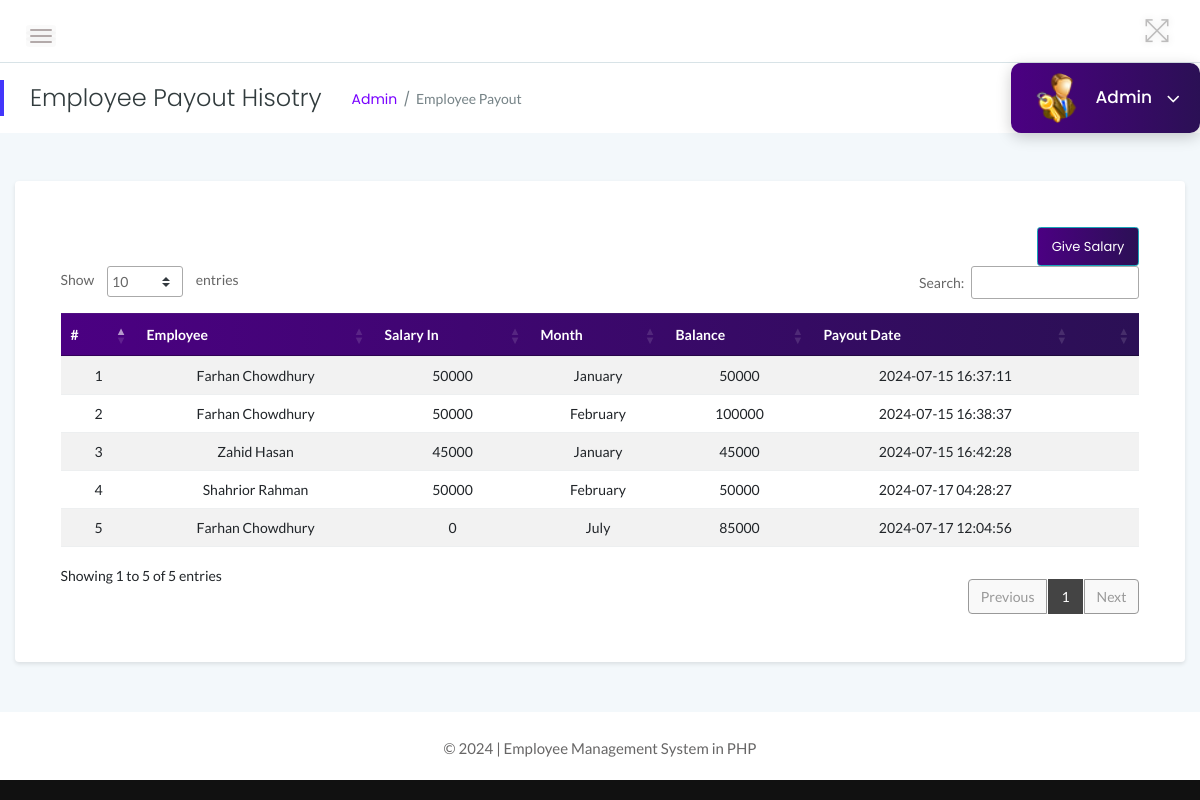
The page /admin/payout.php (signed in) on the database its author committed.
### tables this page shows
CREATE TABLE `employee_salary` (
  `id` int(11) NOT NULL,
  `empId` int(11) NOT NULL,
  `salary_in` double DEFAULT NULL,
  `salary_out` double DEFAULT NULL,
  `balance` double NOT NULL,
  `month` varchar(25) NOT NULL,
  `payout_date` timestamp NOT NULL DEFAULT current_timestamp() ON UPDATE current_timestamp()
);

CREATE TABLE `employees` (
  `id` int(11) NOT NULL,
  `EmpId` varchar(100) NOT NULL,
  `FirstName` varchar(150) NOT NULL,
  `LastName` varchar(150) NOT NULL,
  `Email` varchar(200) NOT NULL,
  `Password` varchar(180) NOT NULL,
  `Gender` varchar(100) NOT NULL,
  `Dob` varchar(100) NOT NULL,
  `Department` varchar(255) NOT NULL,
  `Address` varchar(255) NOT NULL,
  `City` varchar(200) NOT NULL,
  `Phone` char(11) NOT NULL,
  `Status` int(1) NOT NULL,
  `RegDate` timestamp NOT NULL DEFAULT current_timestamp(),
  `salary` decimal(10,0) NOT NULL
);

### admin/payout.php (the view, shortened to what this page needs)
<?php
include('../includes/db_connection.php');
$page_title = "Employee Payout Hisotry";
$breadcrumb = "Employee Payout";
?>
<!DOCTYPE html>
<html lang="en">
<head>
    <link rel="stylesheet" href="../assets/css/bootstrap.min.css">
    <link rel="stylesheet" href="../assets/css/font-awesome.min.css">
    <link rel="stylesheet" href="../assets/css/themify-icons.css">
    <link rel="stylesheet" href="../assets/css/metisMenu.css">
    <link rel="stylesheet" href="../assets/css/owl.carousel.min.css">
    <link rel="stylesheet" href="../assets/css/slicknav.min.css">
    <link rel="stylesheet" href="https://www.amcharts.com/lib/3/plugins/export/export.css" type="text/css" media="all" />
    <link rel="stylesheet" type="text/css" href="https://cdn.datatables.net/1.10.19/css/jquery.dataTables.css">
    <link rel="stylesheet" type="text/css" href="https://cdn.datatables.net/1.10.18/css/dataTables.bootstrap4.min.css">
    <link rel="stylesheet" type="text/css" href="https://cdn.datatables.net/responsive/2.2.3/css/responsive.bootstrap.min.css">
    <link rel="stylesheet" type="text/css" href="https://cdn.datatables.net/responsive/2.2.3/css/responsive.jqueryui.min.css">
    <link rel="stylesheet" href="../assets/css/typography.css">
    <link rel="stylesheet" href="../assets/css/default-css.css">
    <link rel="stylesheet" href="../assets/css/styles.css">
    <link rel="stylesheet" href="../assets/css/responsive.css">
</head>
<body>
    <div class="page-container">
        <div class="main-content">
            <?php include '../admin/layout/header.php'; ?>
            <div class="main-content-inner">
                <div class="row">
                    <div class="col-12 mt-5">
                        <div class="card">
                            <div class="card-body">
                                <div class="data-tables datatable-dark">
                                    <div style="display: flex; justify-content: flex-end;">
                                        <a href="create_employee_salary.php" class="btn btn-sm btn-info">Give Salary</a>
                                    </div>
                                    <table id="dataTable3" class="table table-hover table-striped text-center">
                                        <thead class="text-capitalize">
                                            <tr>
                                                <th>#</th>
                                                <th>Employee</th>
                                                <th>Salary In</th>
                                                <th>Month</th>
                                                <th>Balance</th>
                                                <th>Payout Date</th>
                                                <th></th>
                                            </tr>
                                        </thead>
                                        <tbody>
                                            <?php
                                            $sql = "SELECT es.id, e.FirstName, e.LastName, es.salary_in, es.month, es.balance, es.payout_date FROM employee_salary es JOIN employees e ON es.empId = e.id";
                                            $query = $dbh->prepare($sql);
                                            $query->execute();
                                            $results = $query->fetchAll(PDO::FETCH_OBJ);
                                            $cnt = 1;
                                            if ($query->rowCount() > 0) {
                                                foreach ($results as $result) {
                                            ?>
                                                    <tr>
                                                        <td><?php echo htmlentities($cnt); ?></td>
                                                        <td> <?php echo htmlentities($result->FirstName . " " . $result->LastName); ?>
                                                        </td>
                                                        <td><?php echo htmlentities($result->salary_in); ?></td>
                                                        <td><?php echo htmlentities($result->month); ?></td>
                                                        <td><?php echo htmlentities($result->balance); ?></td>
                                                        <td><?php echo htmlentities($result->payout_date); ?></td>
                                                        <td>
                                                        </td>
                                                    </tr>
                                                <?php $cnt++;
                                                }
                                            } else { ?>
                                                <tr>
                                                    <td colspan="7">No records found</td>
                                                </tr>
                                            <?php } ?>
                                        </tbody>
                                    </table>
                                </div>
                            </div>
                        </div>
                    </div>
                </div>
            </div>
            <?php include '../admin/layout/footer.php'; ?>
        </div>
    </div>
</body>
</html>

### admin/layout/header.php (shortened to what this page needs)
<?php
$query = "SELECT FullName FROM admin WHERE UserName = '" . $_SESSION['admin_login'] . "'";
$result = $dbh->query($query);
$row = $result->fetch(PDO::FETCH_ASSOC);
$full_name = $row['FullName'];
?>
<div class="header-area">
    <div class="row align-items-center">
        <div class="col-md-6 col-sm-8 clearfix">
            <div class="nav-btn pull-left">
                <span></span>
                <span></span>
                <span></span>
            </div>
        </div>
        <div class="col-md-6 col-sm-4 clearfix">
            <ul class="notification-area pull-right">
                <li id="full-view"><i class="ti-fullscreen"></i></li>
            </ul>
        </div>
    </div>
</div>
<div class="page-title-area">
    <div class="row align-items-center">
        <div class="col-sm-6">
            <div class="breadcrumbs-area clearfix">
                <h4 class="page-title pull-left"><?php echo htmlspecialchars($page_title); ?></h4>
                <ul class="breadcrumbs pull-left">
                    <li><a href="dashboard.php">Admin</a></li>
                    <li><span><?php echo htmlspecialchars($breadcrumb); ?></span></li>
                </ul>
            </div>
        </div>
        <div class="col-sm-6 clearfix">
            <div class="user-profile pull-right">
                <img class="avatar user-thumb" src="../assets/images/admin.png" alt="avatar">
                <h4 class="user-name dropdown-toggle" data-toggle="dropdown">
                    <?php echo htmlspecialchars($full_name); ?> <i class="fa fa-angle-down"></i>
                </h4>
            </div>
        </div>
    </div>
</div>

### assets/css/styles.css (style rules this page uses)
.page-container { width: 100%; height: 100%; min-height: 100vh; padding-left: 280px; -webkit-transition: padding-left 0.3s ease 0s; transition: padding-left 0.3s ease 0s; }
.sbar_collapsed.page-container { padding-left: 0; }
.card { display: flex; flex-direction: column; justify-content: center; align-items: center; height: auto; border: none; border-radius: 4px; background-color: #fff; -webkit-transition: all 0.3s ease 0s; transition: all 0.3s ease 0s; box-shadow: 0 2px 4px rgba(0, 0, 0, 0.1); padding: 20px; }
.card-body { padding: 25.6px; padding: 1.6rem; width: 100%; }
.main-content { width: 100%; background: #f3f8fb; }
.main-content-inner { padding: 0 30px 50px; }
.header-area { padding: 15px 30px; background: #fff; border-bottom: 1px solid #d8e3e7; }
.nav-btn { margin: 10px 30px 0 0; cursor: pointer; }
.nav-btn span { display: block; width: 22px; height: 2px; background: #b3aaaa; margin: 4px 0; border-radius: 15px; -webkit-transition: all 0.3s ease 0s; transition: all 0.3s ease 0s; box-shadow: 0 0 0 4px rgba(99, 96, 96, 0.03); }
.nav-btn span:nth-child(2) { opacity: 0; }
.nav-btn span:first-child { -webkit-transform: rotate(45deg) translate(5px, 5px); transform: rotate(45deg) translate(5px, 5px); }
.nav-btn span:last-child { -webkit-transform: rotate(-45deg) translate(3px, -3px); transform: rotate(-45deg) translate(3px, -3px); }
.sbar_collapsed .nav-btn span { transform: none; opacity: 1; }
.notification-area { -webkit-user-select: none; -moz-user-select: none; -ms-user-select: none; user-select: none; position: relative; z-index: 1; }
.notification-area li { display: inline-block; margin-left: 20px; cursor: pointer; -webkit-user-select: none; -moz-user-select: none; -ms-user-select: none; user-select: none; }
.notification-area li > i { font-size: 26px; color: #bdbcbc; vertical-align: middle; text-shadow: 0 0 8px rgba(0, 0, 0, 0.12); -webkit-transition: color 0.3s ease 0s; transition: color 0.3s ease 0s; }
.notification-area li#full-view { display: inline-block; }
.page-title-area { padding: 0 30px; background: #fff; position: relative; }
.page-title-area:before { content: ""; position: absolute; left: 0; top: 50%; width: 4px; height: 36px; background: var(--primary-color); -webkit-transform: translateY(-50%); transform: translateY(-50%); }
.page-title { font-size: 24px; font-weight: 300; color: #313b3d; letter-spacing: 0; margin-right: 30px; }
ul.breadcrumbs { margin-top: 4px; }
.breadcrumbs li { display: inline-block; }
.breadcrumbs li a, .breadcrumbs li span { display: block; font-size: 14px; font-weight: 400; color: #7801ff; letter-spacing: 0; margin-right: 16px; position: relative; }
.breadcrumbs li a:before { content: "/"; color: #768387; position: absolute; right: -13px; top: 0; }
.breadcrumbs li span { margin-right: 0; color: #768387; text-transform: capitalize; }
.user-profile { margin-right: -30px; display: flex; align-items: center; flex-wrap: wrap; background: linear-gradient(to right, #4b0082 0%, #2b1055 100%); padding: 10px 20px; position: relative; border-radius: 10px; box-shadow: 0 4px 15px rgba(0, 0, 0, 0.2); transition: background 0.3s ease, box-shadow 0.3s ease; }
.user-profile img.avatar { border-radius: 50%; margin-right: 15px; width: 50px; height: 50px; }
.user-profile h4.user-name { color: #fff; margin: 0; font-weight: 500; cursor: pointer; }
.user-name { font-size: 17px; font-weight: 500; color: #fff; letter-spacing: 0; cursor: pointer; -webkit-user-select: none; -moz-user-select: none; -ms-user-select: none; user-select: none; }
.user-name i { margin-left: 10px; font-size: 21px; vertical-align: middle; position: relative; }
.notification-area .dropdown-toggle, .user-name.dropdown-toggle { position: relative; }
.notification-area .dropdown-toggle:after, .user-name.dropdown-toggle:after { display: none; }
.btn { padding: 11px 17px; font-size: 13px; letter-spacing: 0; }
.btn-sm { padding: 9px 14px; background: linear-gradient(to right, #4b0082 0%, #2b1055 100%); }
table tr th { border-bottom: none; }
table tr th, table tr td { border-top: 1px solid rgba(120, 130, 140, 0.13) !important; }
table.dataTable.no-footer { border-bottom: 1px solid rgba(120, 130, 140, 0.13) !important; }
table.dataTable thead th, table.dataTable thead td { border-bottom-color: transparent; }
.datatable-dark thead { background: linear-gradient(to right, #4b0082 0%, #2b1055 100%); color: #fff; }
body { background: url('../assets/images/admin_login.webp') no-repeat center center fixed; background-size: cover; }

### rows shown on the page
employee_salary: employees.FirstName+LastName "Farhan Chowdhury", salary_in "50000", month "January", balance "50000", payout_date "2024-07-15 16:37:11"
employee_salary: employees.FirstName+LastName "Farhan Chowdhury", salary_in "50000", month "February", balance "100000", payout_date "2024-07-15 16:38:37"
employee_salary: employees.FirstName+LastName "Zahid Hasan", salary_in "45000", month "January", balance "45000", payout_date "2024-07-15 16:42:28"
employee_salary: employees.FirstName+LastName "Shahrior Rahman", salary_in "50000", month "February", balance "50000", payout_date "2024-07-17 04:28:27"
employee_salary: employees.FirstName+LastName "Farhan Chowdhury", salary_in "0", month "July", balance "85000", payout_date "2024-07-17 12:04:56"

### other values the page prints
$page_title "Employee Payout Hisotry"
$breadcrumb "Employee Payout"
$full_name "Admin"
